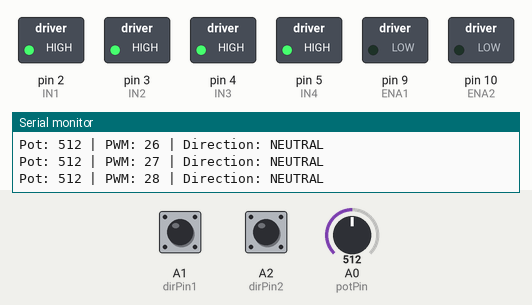
A sketch run on a simulated Arduino Uno, built with avr-gcc and run on an emulated ATmega328P. Shown: switched loads named in the sketch (green lamp = pin HIGH), the last lines printed to the serial monitor. The test bench sets the inputs (shaded band); at power-on: A1 (dirPin1) HIGH, A2 (dirPin2) HIGH, A0 (potPin) = 512.

Above: at 1.2 s.
1.3 s: A1 (dirPin1) pulled LOW for 3.2 s
At 2.44 s:
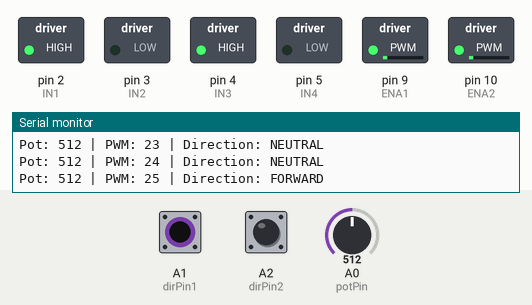
At 4.48 s:
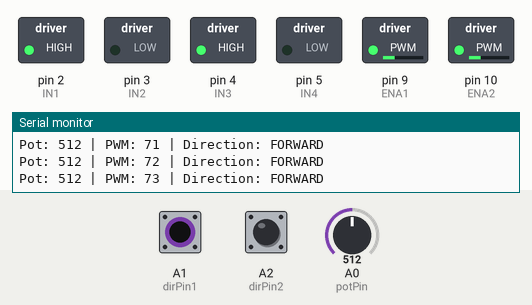
6.0 s: A2 (dirPin2) pulled LOW for 3.2 s
At 7.11 s:
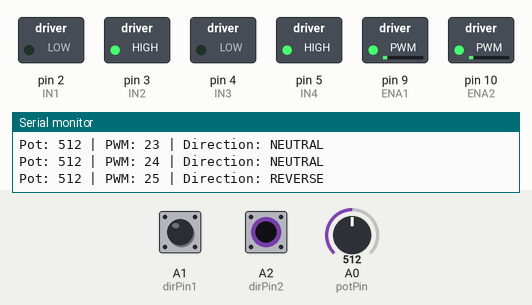
10.7 s: A0 (potPin) set to 417
13.7 s: A0 (potPin) set to 382
Timing chart, 0 to 16.7 s (numbered marks = the images above; inputs shaded):
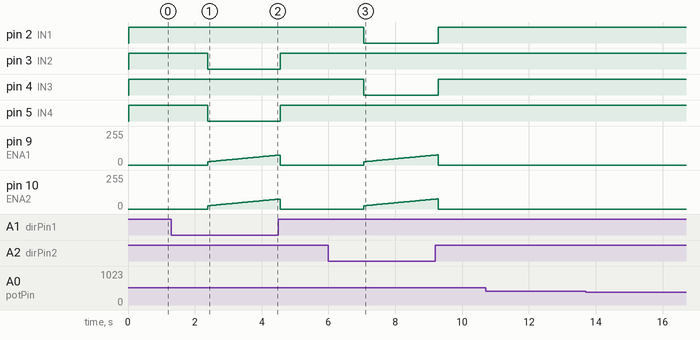

Measured:
- after the input at 1.3 s, pin 3 (IN2), pin 5 (IN4): HIGH → LOW after 1.1 s, → HIGH 2.2 s later; pin 9 (ENA1), pin 10 (ENA2): rises from 0/255 to 75/255 in 2.1 s, then falls to 0/255 in 0.04 s
- after the input at 6.0 s, pin 2 (IN1), pin 4 (IN3): HIGH → LOW after 1.1 s, → HIGH 2.2 s later; pin 9 (ENA1), pin 10 (ENA2): rises from 0/255 to 76/255 in 2.2 s, then falls to 0/255 in 0.04 s

The sketch:

TCM_1.4.ino
```cpp
// === Pin assignments ===
const int potPin = A0;
const int dirPin1 = A1;  // Forward
const int dirPin2 = A2;  // Reverse

const int IN1 = 2;
const int IN2 = 3;
const int ENA1 = 9; // PWM - Timer1
const int IN3 = 4;
const int IN4 = 5;
const int ENA2 = 10; // PWM - Timer1

int currentSpeed = 0;
unsigned long lastDirChange = 0;
int lastDirection = 0; // 0 = neutral, 1 = forward, -1 = reverse

// Function to write PWM using Timer1
void writePWM_T1(int pin, int val) {
  val = constrain(val, 0, 255);
  int duty = map(val, 0, 255, 0, ICR1);
  if (pin == 9) {
    OCR1A = duty;
  } else if (pin == 10) {
    OCR1B = duty;
  }
}

void setup() {
  Serial.begin(9600);
  Serial.println("Motor controller with ramp-up initialized.");

  pinMode(potPin, INPUT);
  pinMode(dirPin1, INPUT_PULLUP);
  pinMode(dirPin2, INPUT_PULLUP);

  pinMode(IN1, OUTPUT);
  pinMode(IN2, OUTPUT);
  pinMode(ENA1, OUTPUT);
  pinMode(IN3, OUTPUT);
  pinMode(IN4, OUTPUT);
  pinMode(ENA2, OUTPUT);

  // Timer1 @ ~10 kHz PWM (ICR1 = 1600)
  TCCR1A = (1 << COM1A1) | (1 << COM1B1) | (1 << WGM11);
  TCCR1B = (1 << WGM13) | (1 << WGM12) | (1 << CS10); // no prescaler
  ICR1 = 1600;
}

void loop() {
  int potValue = analogRead(potPin);
  int targetSpeed = potValue / 4;

  bool forward = digitalRead(dirPin1) == LOW;
  bool reverse = digitalRead(dirPin2) == LOW;

  int direction = 0;
  if (forward) direction = 1;
  else if (reverse) direction = -1;

  // Detect direction change, enforce 1 second pause
  if (direction != lastDirection) {
    lastDirChange = millis();
    lastDirection = direction;
    currentSpeed = 0;
  }

  if (millis() - lastDirChange < 1000) {
    direction = 0; // Hold neutral for 1 second after change
  }

  // Ramp speed up/down toward target
  if (currentSpeed < targetSpeed) {
    currentSpeed++;
  } else if (currentSpeed > targetSpeed) {
    currentSpeed--;
  }

  // Debug output
  Serial.print("Pot: ");
  Serial.print(potValue);
  Serial.print(" | PWM: ");
  Serial.print(currentSpeed);
  Serial.print(" | Direction: ");
  if (direction == 1) Serial.println("FORWARD");
  else if (direction == -1) Serial.println("REVERSE");
  else Serial.println("NEUTRAL");

  // Set direction + PWM
  if (direction == 1) {
    digitalWrite(IN1, HIGH);
    digitalWrite(IN2, LOW);
    writePWM_T1(ENA1, currentSpeed);

    digitalWrite(IN3, HIGH);
    digitalWrite(IN4, LOW);
    writePWM_T1(ENA2, currentSpeed);

  } else if (direction == -1) {
    digitalWrite(IN1, LOW);
    digitalWrite(IN2, HIGH);
    writePWM_T1(ENA1, currentSpeed);

    digitalWrite(IN3, LOW);
    digitalWrite(IN4, HIGH);
    writePWM_T1(ENA2, currentSpeed);

  } else {
    digitalWrite(IN1, HIGH);
    digitalWrite(IN2, HIGH);
    writePWM_T1(ENA1, 0);

    digitalWrite(IN3, HIGH);
    digitalWrite(IN4, HIGH);
    writePWM_T1(ENA2, 0);
  }

  delay(5); // Small delay for ramp timing (~5ms per step)
}
```
